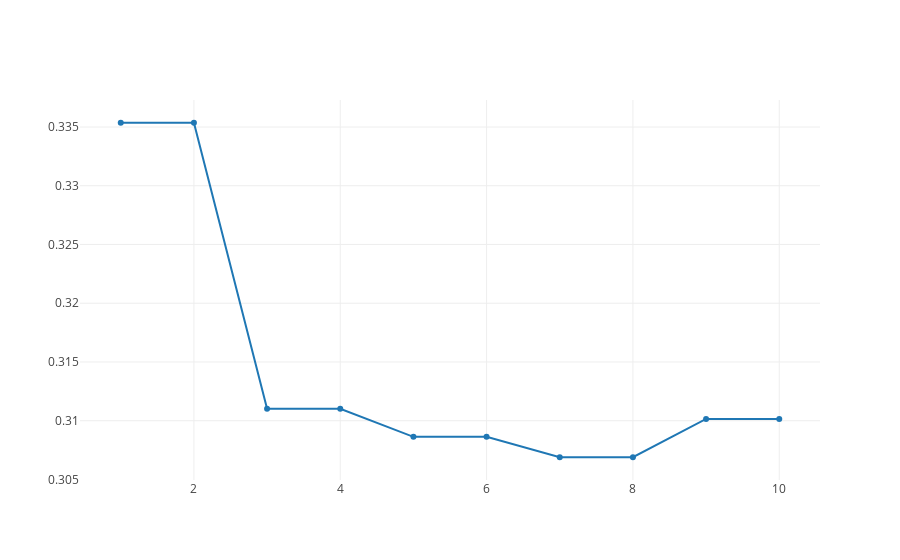

Notebook code cell kept with this figure:
### Code cell
spam_knn_plot = go.Scatter(
    y = smap_knn_loos,
    x = rang,
    mode = 'lines+markers',
    name = 'lines+markers'
)

plotly.offline.iplot([spam_knn_plot], filename='line-mode')

### Figure 1 — Plotly figure (JSON) as saved in the notebook; plotly's stock layout.template omitted (floating-point values rounded to 4 significant figures)
{"data": [{"mode": "lines+markers", "name": "lines+markers", "type": "scatter", "uid": "04791224-e95d-4fc3-8bc4-7f6abcee5aa1", "x": [1, 2, 3, 4, 5, 6, 7, 8, 9, 10], "y": [0.3354, 0.3354, 0.311, 0.311, 0.3086, 0.3086, 0.3069, 0.3069, 0.3101, 0.3101]}], "layout": {}}
